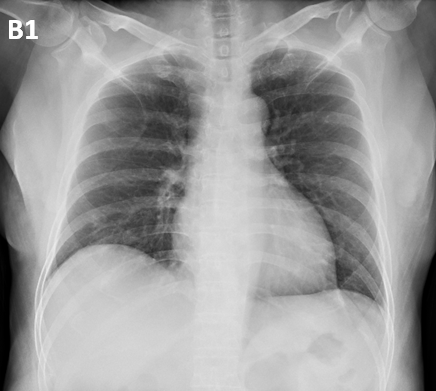
#> input picture data/raw/sick/1-s2.0-S1684118220300682-main.pdf-003-b1.png, 436 x 391 px; its folder holds 4 pictures in this run
$ python preprocess_data.py   (older library calls are emulated)
#> lines starting #> are read from the running program, lines starting #| are printed output that depends on the picture
import os
from PIL import Image

min_size = 100
t_size = min_size, min_size

RAW_SICK = './data/raw/sick/'
RAW_HEALTHY = './data/raw/healthy/'

PREPROCESSED = './data/preprocessed/simpleNN'

def preprocess(directory, files, flag, quantity):
#> called with directory = './data/raw/sick/', flag = 'sick', quantity = 4
    for i in range(quantity):
        outfile = PREPROCESSED +'/' + flag + '/' + str(i) + '.jpg'
        im = Image.open(directory + files[i])
#> im is the input picture: PIL image 436x391 RGBA; mean R, G, B, A 155.1, 155.1, 155.1, 255
        im.thumbnail(t_size, Image.ANTIALIAS)
#> im: PIL image 100x90 RGBA
        x, y = im.size
#> x = 100; y = 90
        size = max(min_size, x, y)
#> size = 100
        new_im = Image.new('RGB', (size, size), (0,0,0,0))
#> new_im: PIL image 100x100 RGB; every value is 0
        new_im.paste(im, (int((size -x)/2), int((size-y)/2)))
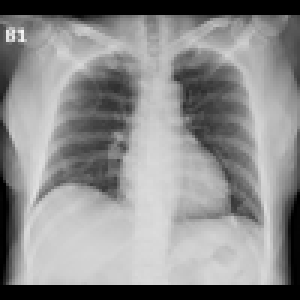
#> new_im: PIL image 100x100 RGB (shown 3 times larger); min 0, max 247, mean 139.6
        new_im.save(outfile)
#> pass 2 of the loop in preprocess, `for i in range(quantity):`:
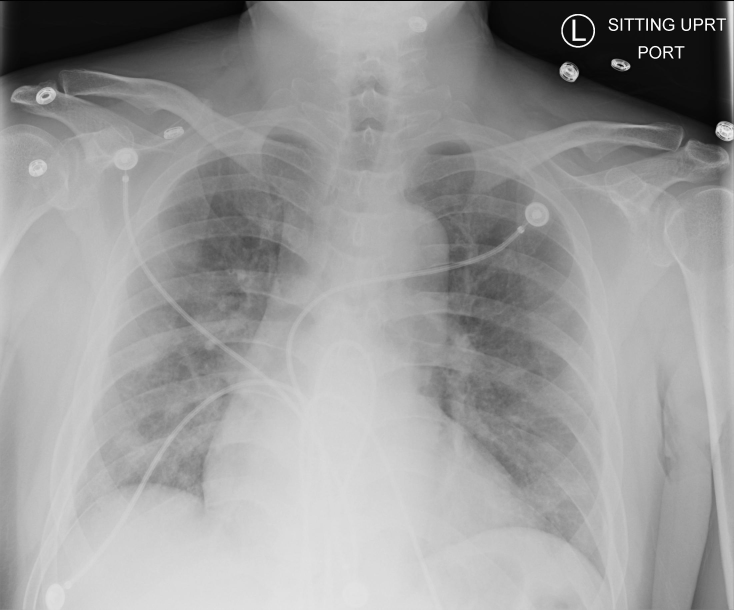
#> input picture data/raw/sick/16654_2_1.jpg, 2200 x 1828 px (shown at 1/3 size)
#> in preprocess, im is the input picture: PIL image 2200x1828 RGB; min 0, max 255, mean 153.8
#> in preprocess, `im.thumbnail(t_size, Image.ANTIALIAS)`:
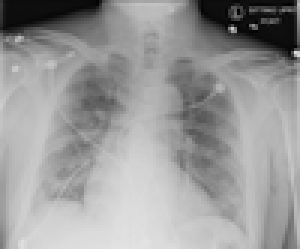
#> im: PIL image 100x83 RGB (shown 3 times larger); min 0, max 227, mean 153.8
#> in preprocess, `new_im.paste(im, (int((size -x)/2), int((size-y)/2)))`:
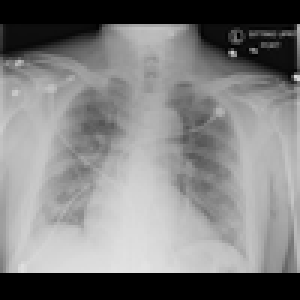
#> new_im: PIL image 100x100 RGB (shown 3 times larger); min 0, max 227, mean 127.6
#> pass 3 of the loop in preprocess, `for i in range(quantity):`:
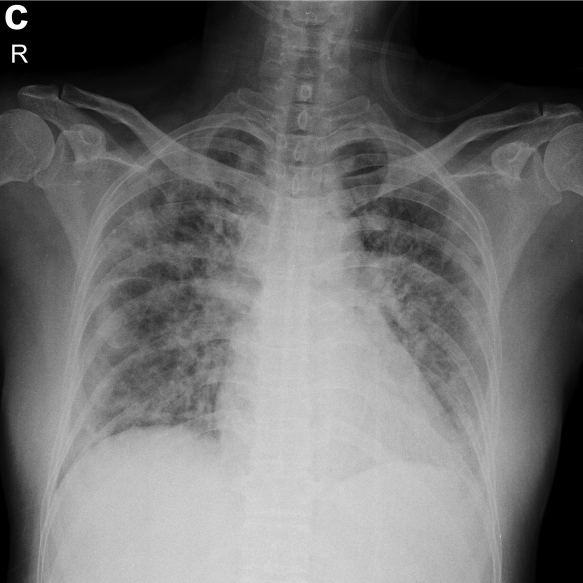
#> input picture data/raw/sick/1-s2.0-S0929664620300449-gr2_lrg-c.jpg, 1165 x 1165 px (shown at 1/2 size)
#> in preprocess, im is the input picture: PIL image 1165x1165 RGB; min 0, max 255, mean 110.1
#> in preprocess, `im.thumbnail(t_size, Image.ANTIALIAS)`:
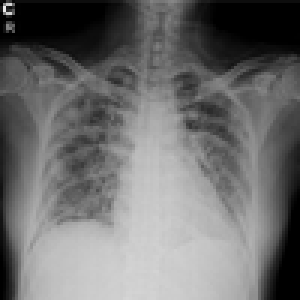
#> im: PIL image 100x100 RGB (shown 3 times larger); min 0, max 235, mean 110.1
#> the loop made 4 passes; the first 3 are shown

f_sick = []
for (dirpath, dirnames, filenames) in os.walk(RAW_SICK):
    f_sick.extend(filenames)

f_healty = []
for (dirpath, dirnames, filenames) in os.walk(RAW_HEALTHY):
    f_healty.extend(filenames)

preprocess(RAW_SICK, f_sick, 'sick', len(f_sick))
preprocess(RAW_HEALTHY, f_healty, 'healthy', len(f_sick) + 10)
#> (the run stopped early here; a loop or call above may not have finished)
